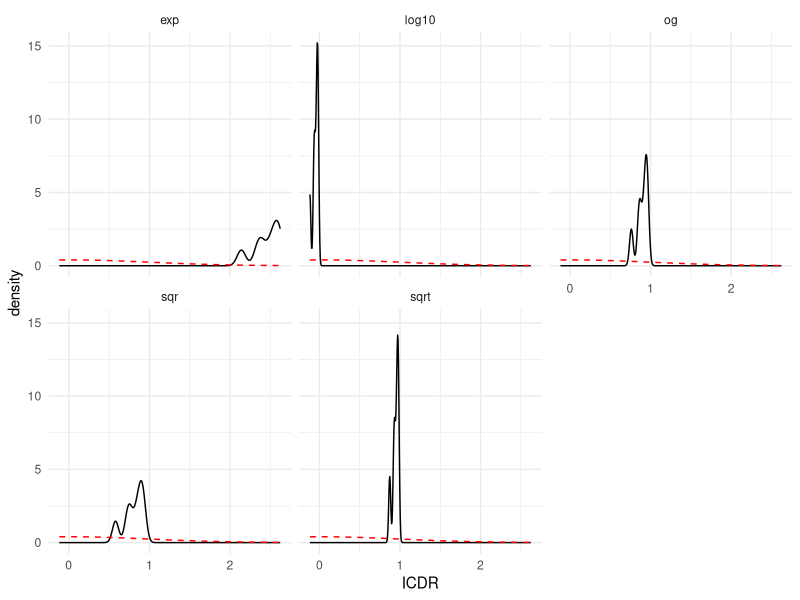
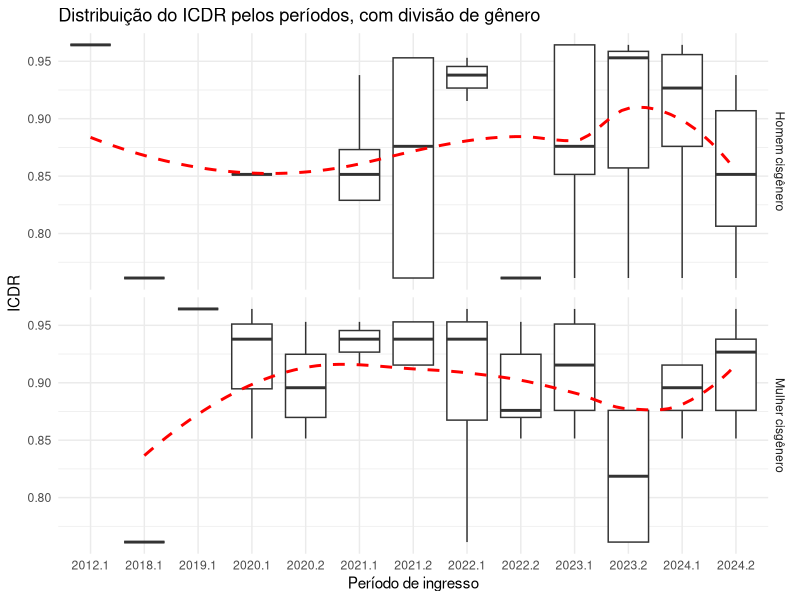
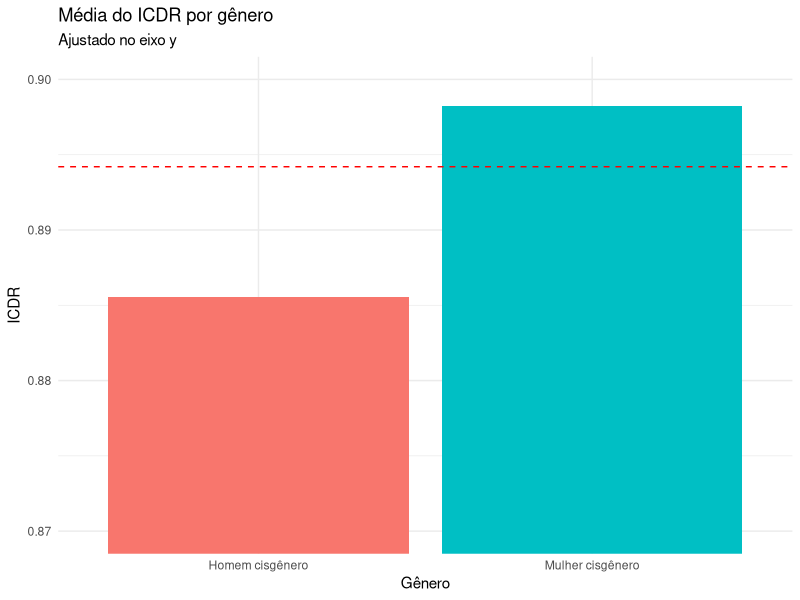
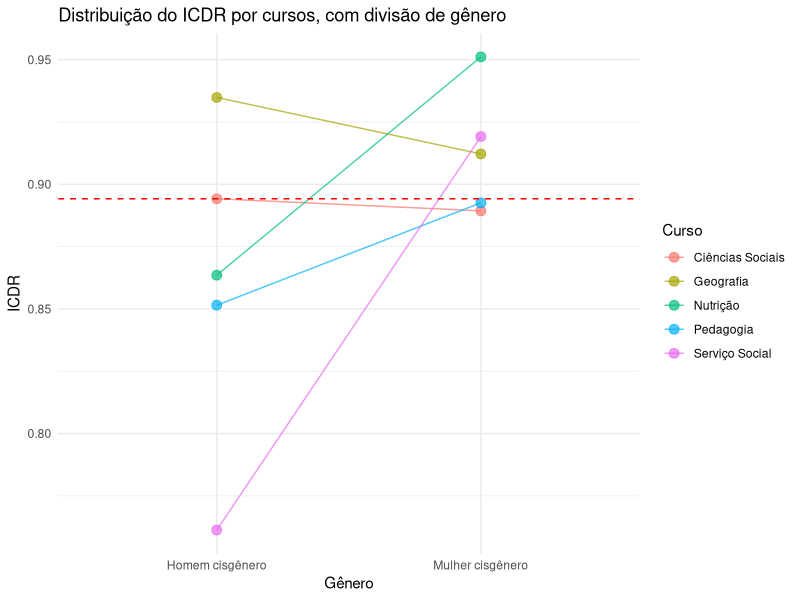
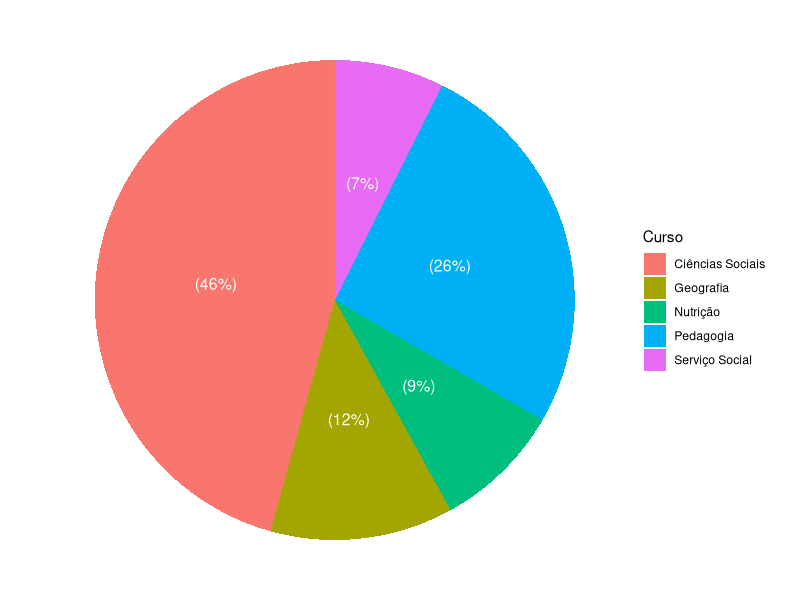
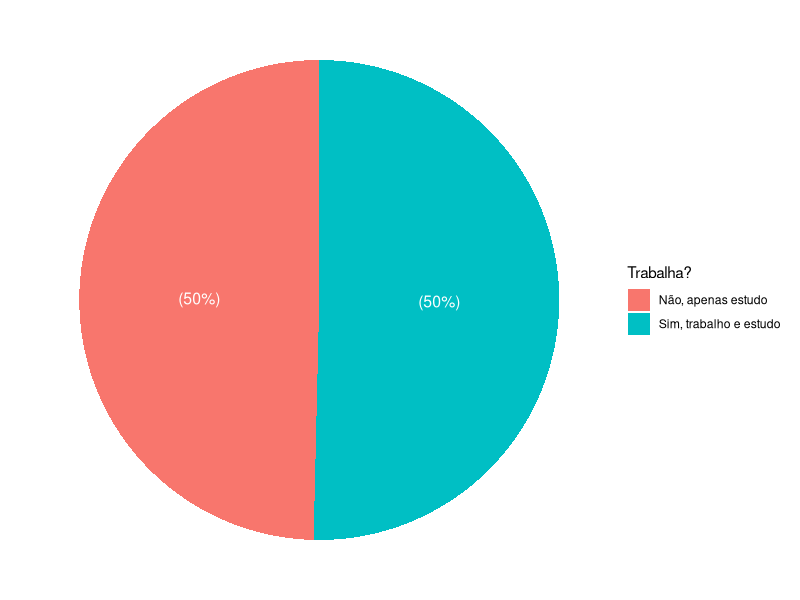

Source code (R) for these figures, in order:
#Dependências
library(dplyr) #Manipulação dos dados
library(ggplot2) #Gráficos
library(psych) #Teste de Alfa de Cronbach

#Carregando dados
d <- read.csv("./dados.csv")

#Transformando períodos em uma variável ordinal
d$Degree.start <- factor(d$Degree.start)

#Verificando alfa de Cronbach
l <- c()
for (Q in paste0("Q", 1:7)) {
  l <- append(l, Q)
}
psych::alpha(d[, l])
rm(l,Q)

#Transformando questões em variáveis ordinais
l <- c("Discordo totalmente", "Discordo parcialmente", "Sou indiferente", "Concordo parcialmente", "Concordo totalmente")
for (Q in paste0("Q", 1:7)) {
  d[Q] <- factor(d[,Q], levels = 1:5, labels = l)
}
rm(l,Q)

#Gerando índice
d$ICDR <- as.numeric(lapply(d[ , paste0("Q", 1:7)], function(x) ((mean(as.numeric(x)) - 1) / 4)))

#Teste de normalidade e correções para o ICDR
x <- d$ICDR #d$ICDR é a variável que vou corrigir, substitua pela sua
l <- list(
  og       = function(x) x, #Valor original
  log10    = function(x) log10(x), #Correção no log10
  sqrt     = function(x) sqrt(x), #Correção na raiz quadrada
  exp      = function(x) exp(x), #Correção no exponencial
  sqr      = function(x) x^2 #Correção na elevação ao quadrado
)

c <- data.frame(i = character(), y = numeric()) #Criação de data frame para o gráfico

for (i in names(l)){
  y <- l[[i]](x) #Aplica correção
  p <- shapiro.test(y)$p.value #Executa o teste de Shapiro-Wilk
  r <- ifelse(p >= 0.05, "Há normalidade", "Não há normalidade") #Checa se o p-valor obtido indica normalidade
  cat(paste0("Correção: ", i, " | p-valor: ", round(p, 10), " | ", r, "\n\n")) #Retorna resultado organizado no console
  
  c <- rbind(c, data.frame(i, y)) #Salva resultado no data frame
}

ggplot(c, aes(y)) + #Gráfico para visualizar resultados
  geom_density() + #Curva de densidade
  stat_function(fun = dnorm, arg = list(mean = mean(y)), color = "red", linetype = "dashed") + #Curva normal perfeita, com média igual a dos dados utilizados
  facet_wrap(i ~ .) + #Faceta para mostrar os diferentes tipos de correção no mesmo gráfico
  theme_minimal() + #Tema minimalista
  labs(
    x = "ICDR",
    y = "density"
  )

rm(l, i, y, p, r, c) #Apagando variáveis

#--------------------------------------------------
#Testes

#Teste T para índice x gênero (exclui gêneros com poucos dados)
d[d$Gender %in% c("Mulher cisgênero", "Homem cisgênero"),] %>%
  t.test(ICDR ~ Gender, data = .)

#Teste T para índice x trabalho
t.test(ICDR ~ Work, data = d)

#Teste de Wilcox para índice x gênero (exclui gêneros com poucos dados)
d[d$Gender %in% c("Mulher cisgênero", "Homem cisgênero"),] %>%
  wilcox.test(ICDR ~ Gender, data = .)

#Spearman para índice x gênero (exclui gêneros com poucos dados)
ifelse(d$Gender == "Mulher cisgênero", 1, ifelse(d$Gender == "Homem cisgênero", 0, NA)) %>%
  cor.test(d$ICDR, y = ., method = "spearman")

#Spearman para índice x período
cor.test(d$ICDR, as.numeric(d$Degree.start), method = "spearman")

#Anova para índice x curso
l <- d %>%
  group_by(Degree) %>%
  summarise(
    n = n()
  ) %>%
  filter(n >= 3) %>%
  pull(Degree)

oneway.test(ICDR ~ Degree, d[d$Degree %in% l,])
rm(l)

#Spearman para índice x idade
cor.test(d$ICDR, d$Age, method = "spearman")

#--------------------------------------------------
#Gráficos

#Gráfico para índice x período com divisão de gênero
ggplot(d[d$Gender %in% c("Mulher cisgênero", "Homem cisgênero"),], aes(Degree.start, ICDR)) +
  geom_boxplot(outliers = F) +
  geom_smooth(aes(group = Gender), se = F, color = "red", linetype = "dashed", alpha = .5) +
  facet_grid(Gender ~ .) +
  labs(
    title = "Distribuição do ICDR pelos períodos, com divisão de gênero",
    x = "Período de ingresso"
  ) +
  theme_minimal()

g <- c("Mulher cisgênero", "Homem cisgênero")
l <- d %>%
  filter(Gender %in% g) %>%
  group_by(Degree) %>%
  summarise(
    n_Gender = n_distinct(Gender),
    n = n()
  ) %>%
  filter(n_Gender >= 2, n >= 4) %>%
  pull(Degree)
df <- d[d$Degree %in% l & d$Gender %in% g,]

df %>%
  group_by(Gender) %>%
  summarise(ICDR = mean(ICDR)) %>%
  ggplot() +
  aes(reorder(Gender, ICDR), ICDR, fill = Gender) +
  geom_col() +
  geom_hline(yintercept = mean(d$ICDR), linetype = "dashed", color = "red") +
  coord_cartesian(ylim = c(.87, .9)) +
  labs(
    title = "Média do ICDR por gênero",
    subtitle = "Ajustado no eixo y",
    x = "Gênero"
  ) +
  guides(fill = F) +
  theme_minimal()

df %>%
  group_by(Degree, Gender) %>%
  summarise(ICDR = mean(ICDR)) %>%
  ggplot() +
  aes(Gender, ICDR, color = Degree, group = Degree) +
  geom_line(alpha = .7) +
  geom_point(size = 3, alpha = .7) +
  geom_hline(yintercept = mean(d$ICDR), linetype = "dashed", color = "red") +
  labs(
    title = "Distribuição do ICDR por cursos, com divisão de gênero",
    color = "Curso",
    x = "Gênero") +
  theme_minimal()

rm(l)

l <- d %>% count(Degree, sort = TRUE) %>%
  top_n(5, n)
d %>%
  filter(Degree %in% l$Degree) %>%
  count(Degree) %>%
  mutate(prop = n / sum(n),
         label = paste0("(", round(prop * 100), "%)")) %>%
  ggplot(aes("", prop, fill = Degree)) +
  geom_bar(stat = "identity", width = 1) +
  coord_polar("y") +
  geom_text(aes(label = label), position = position_stack(vjust = .5), size = 4, color = "white") +
  labs(fill = "Curso") +
  theme_void()
rm(l)

d %>%
  count(Work) %>%
  mutate(prop = n / sum(n),
         label = paste0("(", round(prop * 100), "%)")) %>%
  ggplot(aes("", prop, fill = Work)) +
  geom_bar(stat = "identity", width = 1) +
  coord_polar("y") +
  geom_text(aes(label = label), position = position_stack(vjust = .5), size = 4, color = "white") +
  labs(fill = "Trabalha?") +
  theme_void()
